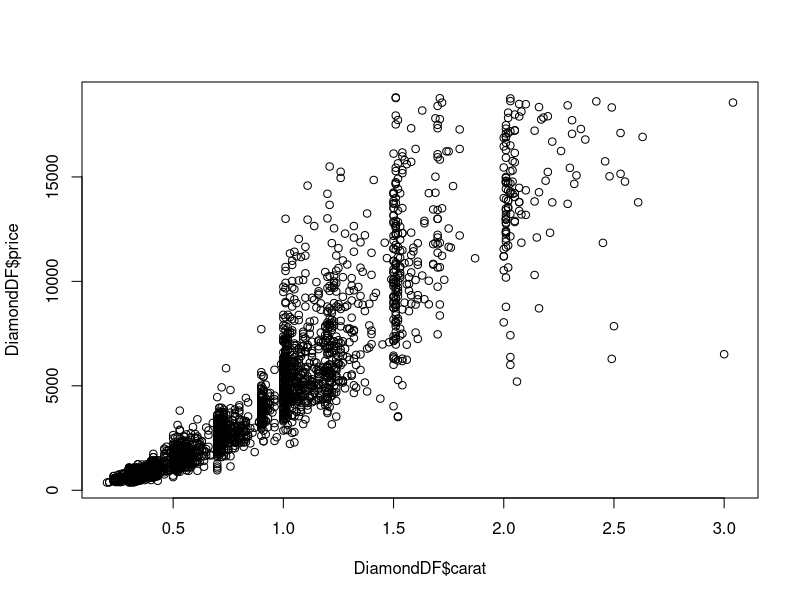
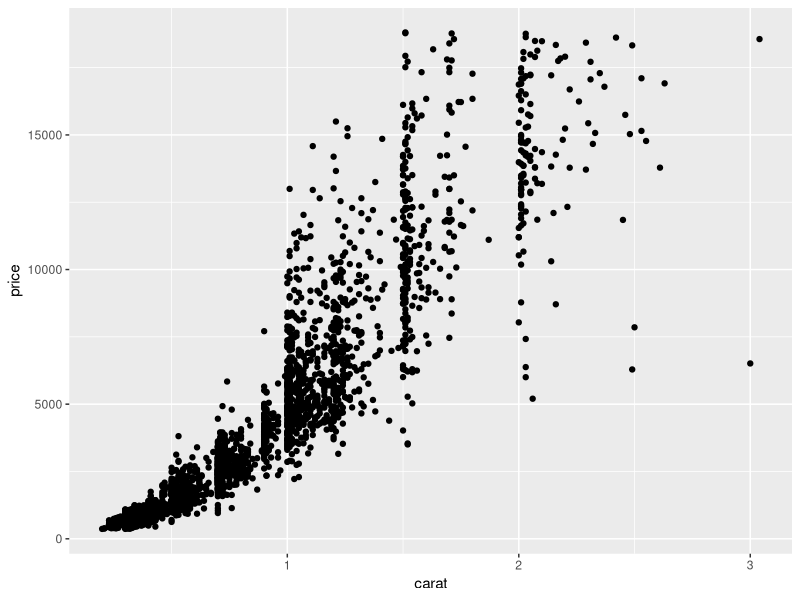
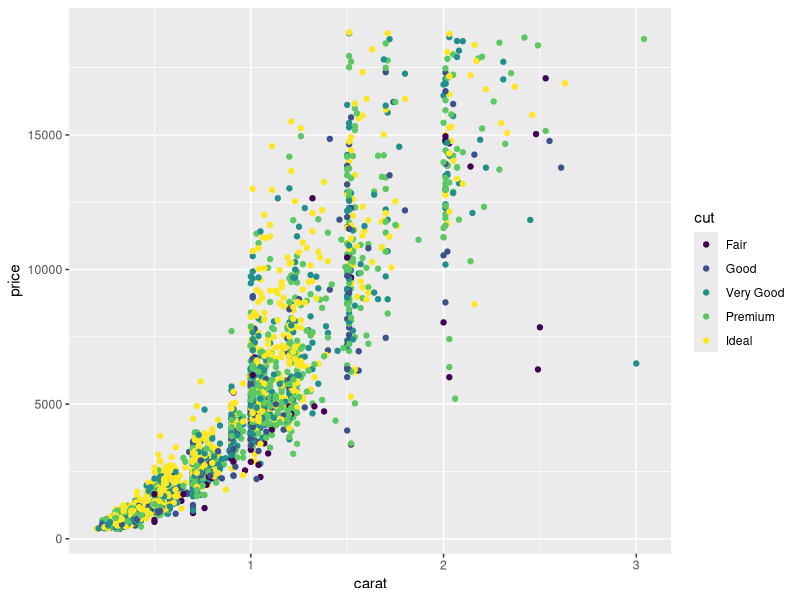
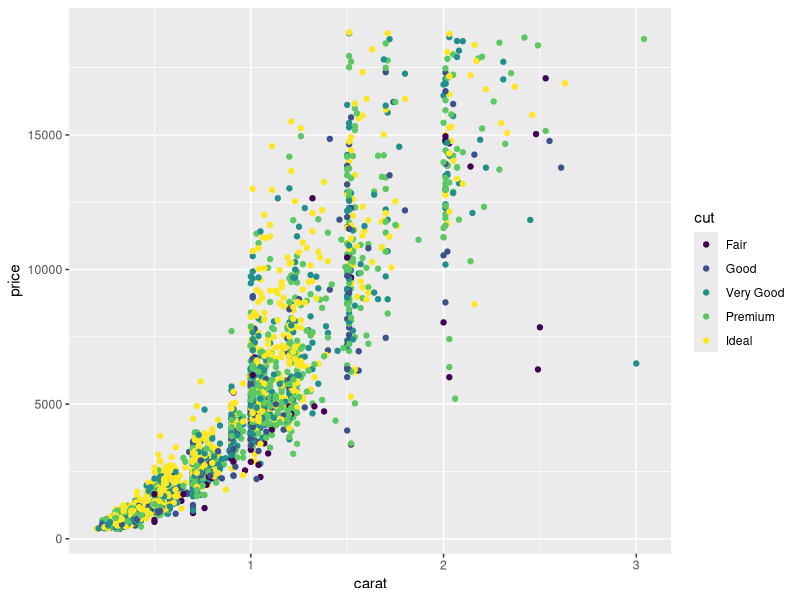
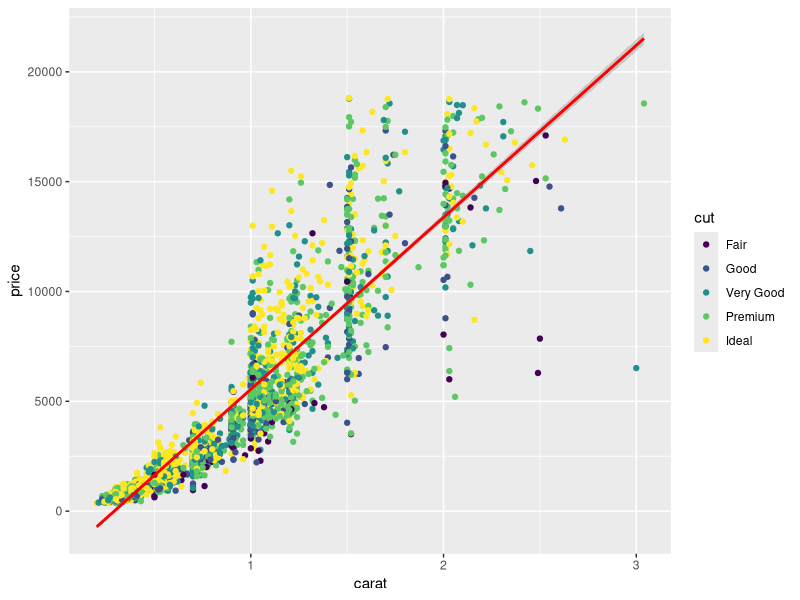
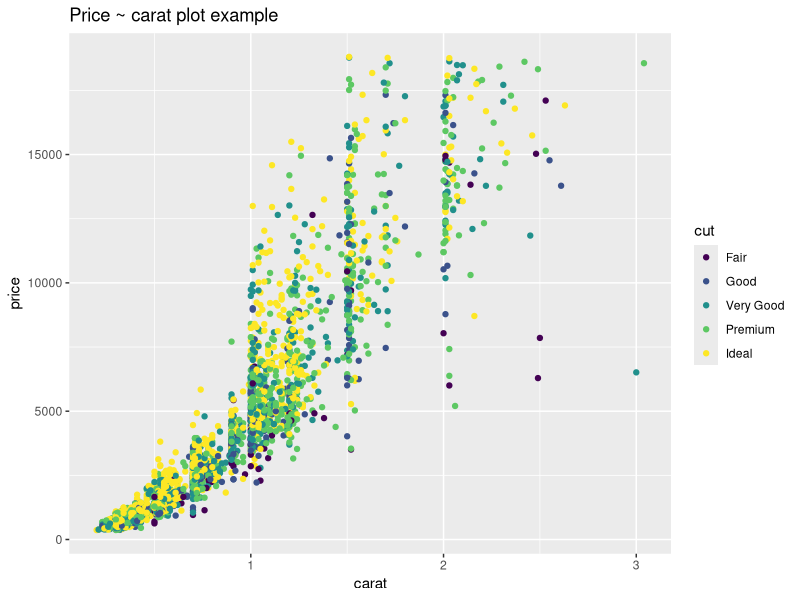
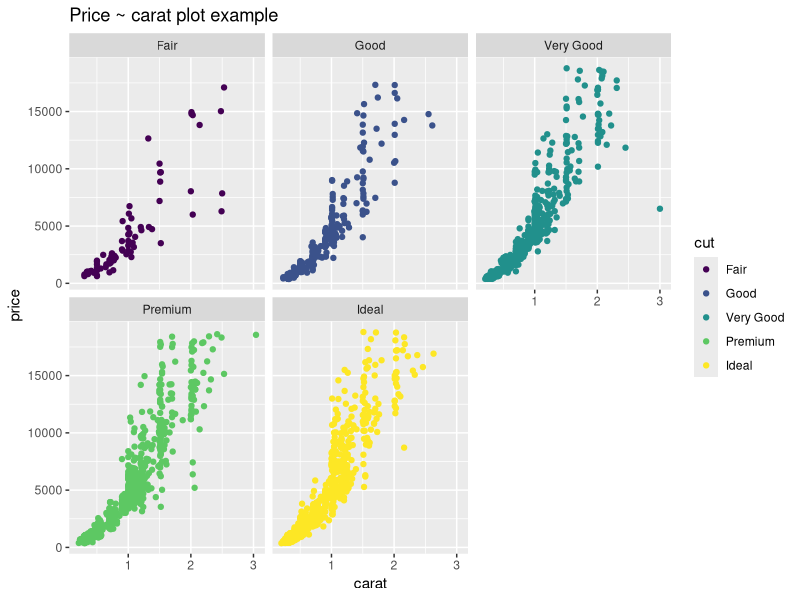
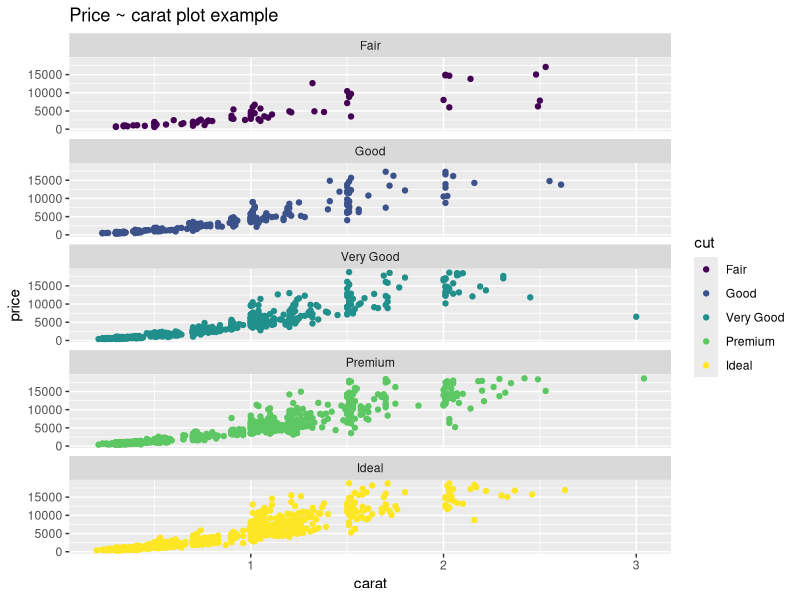

Write R code to recreate these figures, in order.
#####################################################################
#          Introduction to ggplot2: basic plots & features
#
# Goal of this script:
# Repetition of ggplot2 basics (maps and infomaps covered separately)
# 
# https://ggplot2.tidyverse.org/
#
#####################################################################
#
library(ggplot2) 
#
#### Examples based on the Diamonds dataset from {ggplot2}
#
rm(list=ls())
?diamonds
head(diamonds)
summary(diamonds)
str(diamonds)
#
# For plot readability, we shall use only 3.000 rows of the dataset (randomly selected)
#
?sample
?base:::sample
set.seed(10) # to ensure consistent random selection for the whole class
DiamondDF <- diamonds[sample(nrow(diamonds),3000),] 
#
#####################################################################
#
# Example 1: Basic scatterplot price ~ carat
#
# [A]
# Simple plot using the R base plotting device:
plot(DiamondDF$price~DiamondDF$carat) # {graphics} package
#
# Plot repeated using {ggplot2}:
ggplot(DiamondDF, aes(x=carat,y=price))+
  # First, we create ggplot object and populate it with a data frame,
  # along with basic aesthetics parameters (what is on the x and y axes)
  geom_point() 
  # this layer defines plot type / scatterplot
#
# 
# [B]
# Adding colours - different colour for each "cut" ("Fair", "Good", ...)
ggplot(DiamondDF, aes(x=carat,y=price, colour=cut))+ # amend basic aesthetics
  geom_point()
#
# Alternatively:
ggplot(DiamondDF)+ # only the dataset is defined here
  geom_point(aes(x=carat, y=price, colour=cut)) # aes() for geom_points defined
# .. useful if different types of "lines/dots/other elements" appear on the plot
ggplot(DiamondDF)+ # only the dataset is defined here
  geom_point(aes(x=carat, y=price, colour=cut))+
  geom_smooth(aes(x=carat, y=price), colour="red", method = "lm")
#
# [C]
# Adding title to the plot
# .. Each plot feature is a "layer" 
# .. that may be expressed as additional line of code
ggplot(DiamondDF, aes(x=carat,y=price))+ # note the `+` syntax
  geom_point(aes(colour=cut))+
  ggtitle("Price ~ carat plot example") # new layer  
#
# [D] 
# Adding facets - plotting data in "tiles" - for each cut-type
ggplot(DiamondDF, aes(x=carat,y=price))+ 
  geom_point(aes(colour=cut))+
  ggtitle("Price ~ carat plot example")+
  facet_wrap(~cut) # defines facets, you can try adding: scales = "free"
#
# [E]
# Say, we want all facets in one column:
ggplot(DiamondDF, aes(x=carat,y=price))+ 
  geom_point(aes(colour=cut))+
  ggtitle("Price ~ carat plot example")+
  facet_wrap(~cut, ncol=1) 
#
## Quick assignment 1
?facet_wrap
## Using the ?facet_wrap command, how do you amend the previous plot
## so that facets are arranged into 3 rows (and corresponding number
## of columns)?
#
# [F]
# Say, we want to add linear trend to the facetted plot:
ggplot(DiamondDF, aes(x=carat,y=price))+ 
  geom_point(aes(colour=cut))+
  ggtitle("Price ~ carat plot example")+
  facet_wrap(~cut, ncol=1)+
  geom_smooth(method= "lm", colour="red") # new layer - linear trend
#
## Quick assignment 2
?geom_smooth
## Remove confidence intervals (standard error-based) from the previous plot
#
## Quick assignment 3
## How would you re-combine the facetted plot [F] into a single plot?
#
#
#####################################################################
#
#
#
# Additional ggplot2 examples:
#
#
# Histograms: 
ggplot(DiamondDF, aes(x=price)) + 
  geom_histogram()
#
# Organize histogram into 10 'bins'
ggplot(DiamondDF, aes(x=price)) + 
  geom_histogram(bins = 10)
#
# Show the composition of each bin:
ggplot(DiamondDF) +
  geom_histogram(aes(x=price, fill=cut), bins = 10)
#
#
#
# Density plots are better suited than histograms - for continuous variables:
ggplot(DiamondDF, aes(x=price, fill=cut)) +
  geom_density()
#
# We can use some transparency to distinguish between the distributions:
ggplot(DiamondDF, aes(x=price,fill=cut)) +
  geom_density(alpha=0.5)
#
# Or use coloured lines instead of fill:
ggplot(DiamondDF, aes(x=price,colour=cut)) +
  geom_density()
#
#
# Box plot
ggplot(DiamondDF, aes(x=cut, y=price, fill=cut)) + 
  geom_boxplot() +
  theme_minimal() # different "themes" are available.
# .. just an illustration of how geom_boxplot() works,
# .. the important "carat" aspect is ignored here
#
#
#
#
#
